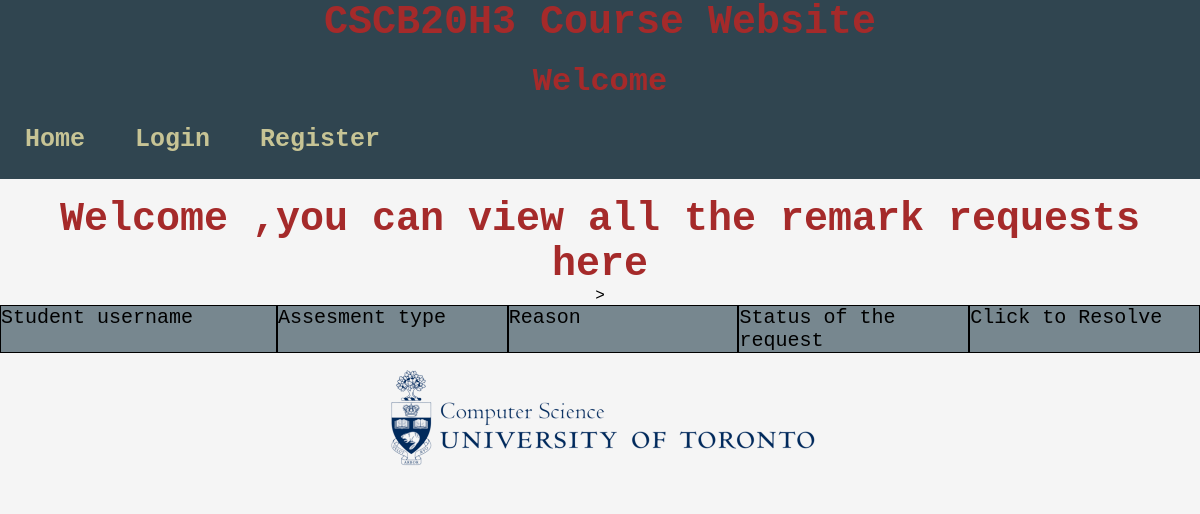
/View_Remark_Reqs, run on an earlier commit of the app's database.
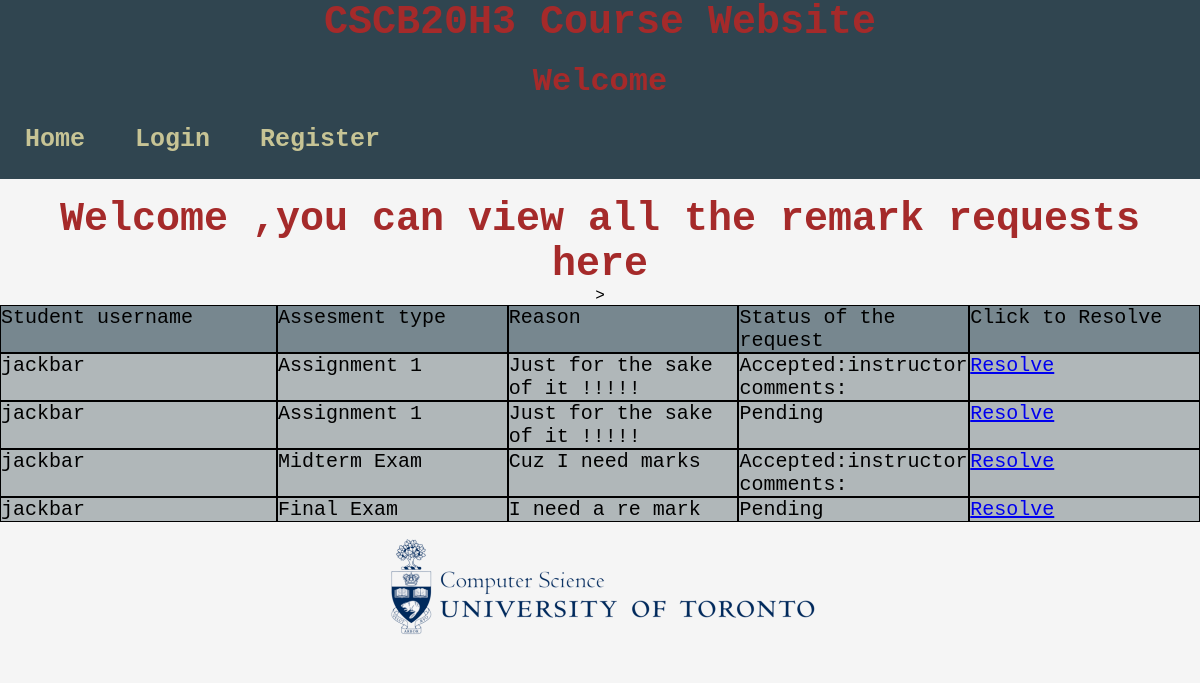
And on a later commit of the database.
### app.py (models this page shows)
class Remark(db.Model):
    __tablename__ = 'Remark'
    id = db.Column(db.Integer, primary_key=True)
    assessment = db.Column(db.String(100), nullable=False) # i.e. assignment1
    reason = db.Column(db.String(2500), nullable=False)
    status = db.Column(db.String(100), nullable=False) # Pending, Approved or Rejected
    student_username = db.Column(db.String(2500), nullable=False)

### app.py (the view)
@app.route('/View_Remark_Reqs')
def View_Remark_Reqs():
    pagename = 'View_Remark_Reqs'
    remark_query_result = Remark.query.all()
    return render_template('View_Remark_Reqs.html', pagename = pagename,remark_query_result=remark_query_result)

### templates/View_Remark_Reqs.html (shortened to what this page needs)
{% extends "template.html" %}
{% block content %}
<center><h1>Welcome {{session.user}},you can view all the remark requests here</h1>></center>
<div class="table">
    <div class="row rowdark">
      <div class="cell w">Student username</div>
      <div class="cell">Assesment type</div>
      <div class="cell">Reason </div>
      <div class="cell">Status of the request</div>
      <div class="cell">Click to Resolve </div>
    </div>
  {%for re in remark_query_result%}
    <div class="row rowlight">
      <div class="cell w"> {{re.student_username}}  </div>
      <div class="cell"> {{re.assessment}} </div>
      <div class="cell"> {{re.reason}}   </div>
      <div class="cell">{{re.status}}</div>
      <div class="cell"><a href="/Update_Remark/{{re.id }}"> Resolve</a></div>
      </div>
  {%endfor%}
{% endblock %}

### templates/template.html (shortened to what this page needs)
<!DOCTYPE html>
<html lang="en" dir="ltr">
 <head>
   <link rel="stylesheet" href="{{ url_for('static', filename='styles/template.css') }}">
 </head>
 <header>
  <div class="container">
    <center><h1 class="logo">CSCB20H3 Course Website</h1></center>
    <br>
    <center><h2>Welcome {{session.user}} </h2></center>
    <strong>
    <nav class="navigation">
        {% if session.user %}
          <a href="{{ url_for('home') }}">Home</a>
          <a href="{{ url_for('logout') }}">Logout</a>
          {% if session.user_type == "instructor" %}
            <a href="{{ url_for('View_Remark_Reqs') }}">Re-mark Requests</a>
            <a href="{{ url_for('View_Grades_Instructor') }}">Check/Update Grades</a>
            <a href="{{url_for('View_Anon_Feedback')}}"> View Feedback</a>
          {% else %}
          <a href="{{ url_for('View_Grades_Student') }}">Grades Summary</a>
            <a href="{{ url_for('Send_Anon_Feedback') }}">Send Feedback</a>
          {% endif %}
        {% else %}
          <a href="{{ url_for('home') }}">Home</a>
          <a href="{{ url_for('login') }}">Login</a>
          <a href="{{ url_for('register') }}">Register</a>
        {% endif %}
    </nav>
    </strong>
  </div>
</header>
 <body>
    <br>
    {% block content %}
    {% endblock %}
 </body>
<footer>
 <center>
  <ul class="__footer__">
      <a href="https://web.cs.toronto.edu/">
        <div class="img_container">
            <img src="static/Images/CSFACULTY.png" alt="CS FACULTY U OF T" class="image" style="width:100%">
          </div>
      </a>
  </ul>
</center>
</footer>
</html>

### static/styles/template.css (style rules this page uses)
html { -webkit-text-size-adjust: 100%; -ms-text-size-adjust: 100%; }
.container { background:#304550; color:brown; margin: 0 auto; font-family: "VT323", monospace; margin: 0; }
.navigation { font-family: "VT323", monospace; margin: 0; list-style: none; margin: 0; background: #304550; display: -webkit-box; display: -moz-box; display: -ms-flexbox; display: -webkit-flex; display: flex; flex-flow: row wrap; position: sticky }
.navigation a { text-decoration: none; display: block; padding: 1em; color: #c7c495; font-size: 25px }
*, *:before, *:after { -moz-box-sizing: border-box; -webkit-box-sizing: border-box; box-sizing: border-box; }
body { background-color:whitesmoke; font-family: "VT323", monospace; margin: 0; }
h1 { font-family: "VT323", monospace; font-size: 2.5rem; color: brown; margin: 0; }
h2 { font-family: "VT323", monospace; font-size: 2.0rem; color: brown; margin: 0; }
footer { display: flex; justify-content: space-around; }
.__footer__ { font-family: 'Helvetica'; list-style: none; padding: 0; margin: 0; }
.img_container { position: relative; width: 50%; }
.image { opacity: 1; display: block; width: 50%; height: auto; transition: .7s ease; backface-visibility: hidden; }
.cell.w { width: 300px; font-size: 20px; }
.row { display: flex; flex-direction: row; font-size: 20px; }
.rowdark { background-color: #77878f; }
.rowlight { background-color: #b0b7b9; }
.cell { width: 250px; border: 0.5px black solid; }

What changed in the data, as far as the page shows it:
added Remark: student_username "jackbar", assessment "Assignment 1", reason "Just for the sake of it !!!!!", status "Accepted:instructor comments:"
added Remark: student_username "jackbar", assessment "Assignment 1", reason "Just for the sake of it !!!!!", status "Pending"
added Remark: student_username "jackbar", assessment "Midterm Exam", reason "Cuz I need marks", status "Accepted:instructor comments:"
added Remark: student_username "jackbar", assessment "Final Exam", reason "I need a re mark", status "Pending"
